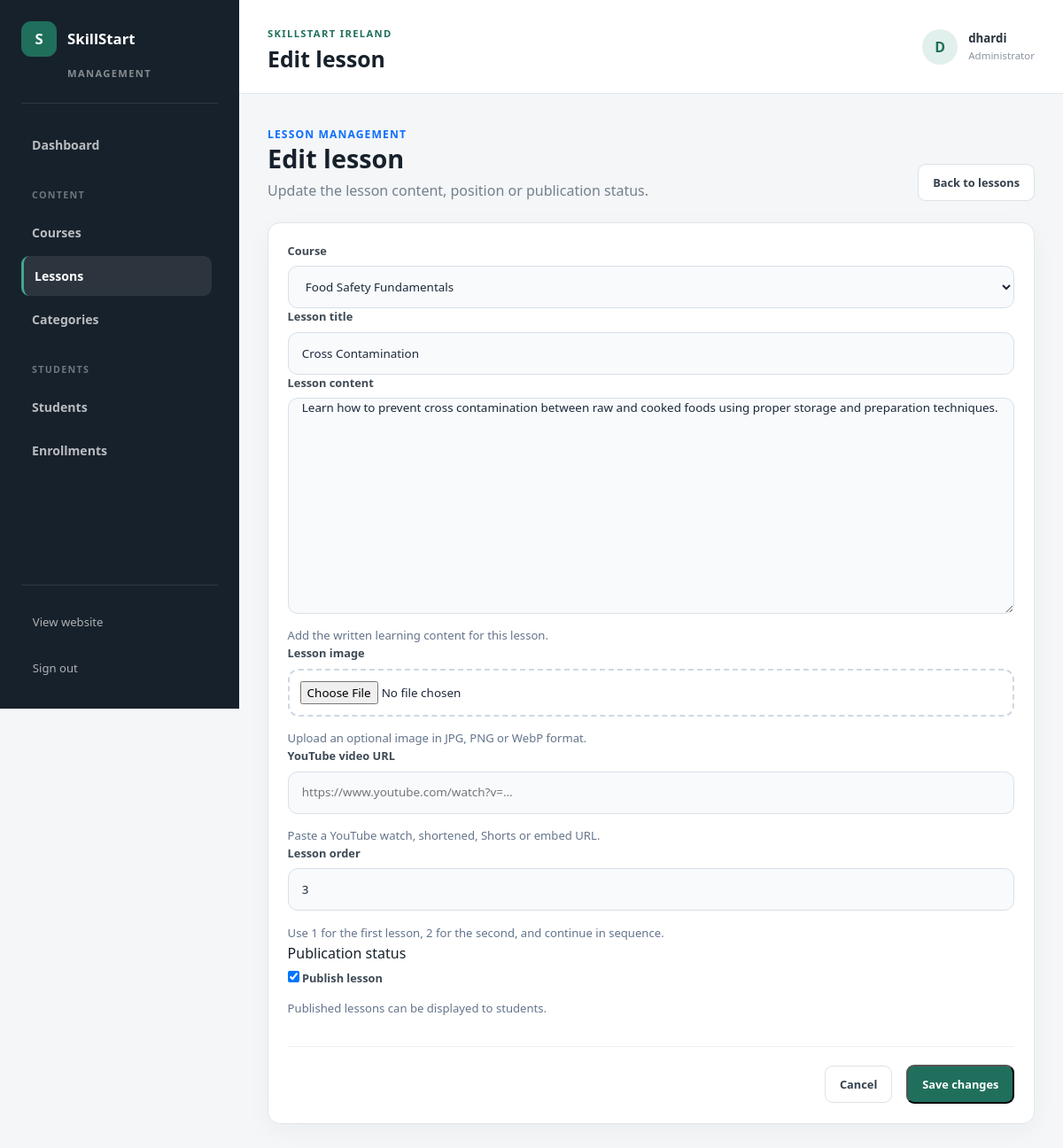
Screenshot of /management/lessons/6/edit/ (signed in) with the database file from the repository.
### courses/models.py (models this page shows, shortened)
class Lesson(models.Model):
    course = models.ForeignKey(
        Course,
        on_delete=models.CASCADE,
        related_name="lessons",
    )
    title = models.CharField(
        max_length=150,
    )
    content = models.TextField(
        blank=True,
    )
    image = models.ImageField(
        upload_to="lessons/images/",
        blank=True,
        null=True,
    )
    video_url = models.URLField(
        blank=True,
    )
    order = models.PositiveIntegerField(
        default=1,
    )
    is_published = models.BooleanField(
        default=False,
    )
    class Meta:
        ordering = ("order",)

### admin_dashboard/views.py (the view)
@staff_member_required
def lesson_update(request, lesson_id):
    lesson = get_object_or_404(
        Lesson.objects.select_related(
            "course",
            "course__category",
        ),
        id=lesson_id,
    )
    if request.method == "POST":
        form = LessonForm(
            request.POST,
            request.FILES,
            instance=lesson,
        )
        if form.is_valid():
            lesson = form.save()
            messages.success(
                request,
                (
                    f'The lesson "{lesson.title}" '
                    "has been updated successfully."
                ),
            )
            return redirect(
                "admin_dashboard:lesson_list",
            )
    else:
        form = LessonForm(
            instance=lesson,
        )
    context = {
        "form": form,
        "page_heading": "Edit lesson",
        "page_description": (
            "Update the lesson content, position "
            "or publication status."
        ),
        "submit_text": "Save changes",
        "lesson": lesson,
    }
    return render(
        request,
        "admin_dashboard/lesson_form.html",
        context,
    )

### courses/models.py (called while the page is built)
    def __str__(self):
        return self.title

### admin_dashboard/templates/admin_dashboard/lesson_form.html (shortened to what this page needs)
{% extends "admin_dashboard/base_admin.html" %}
{% block page_title %}
    {{ page_heading }}
{% endblock %}
{% block management_content %}
<section class="management-form-section">
    <div class="management-page-heading">
        <div>
            <span class="management-page-eyebrow">
                Lesson Management
            </span>
            <h2>
                {{ page_heading }}
            </h2>
            <p>
                {% if page_description %}
                    {{ page_description }}
                {% else %}
                    Add the lesson information, learning content,
                    image and optional YouTube video.
                {% endif %}
            </p>
        </div>
        <a
            href="{% url 'admin_dashboard:lesson_list' %}"
            class="management-secondary-button"
        >
            Back to lessons
        </a>
    </div>
    <div class="management-form-card">
        <form
            method="post"
            enctype="multipart/form-data"
            class="management-main-form"
            novalidate
        >
            <div class="management-form-grid">
                <div class="management-form-group management-form-group-full">
                    <label for="{{ form.course.id_for_label }}">
                        {{ form.course.label }}
                    </label>
                    {{ form.course }}
                </div>
                <div class="management-form-group management-form-group-full">
                    <label for="{{ form.title.id_for_label }}">
                        {{ form.title.label }}
                    </label>
                    {{ form.title }}
                </div>
                <div class="management-form-group management-form-group-full">
                    <label for="{{ form.content.id_for_label }}">
                        {{ form.content.label }}
                    </label>
                    {{ form.content }}
                    <p class="management-form-help">
                        Add the written learning content for this lesson.
                    </p>
                </div>
                <div class="management-form-group management-form-group-full">
                    <label for="{{ form.image.id_for_label }}">
                        {{ form.image.label }}
                    </label>
                    {{ form.image }}
                    <p class="management-form-help">
                        Upload an optional image in JPG, PNG or WebP format.
                    </p>
                </div>
                <div class="management-form-group management-form-group-full">
                    <label for="{{ form.video_url.id_for_label }}">
                        {{ form.video_url.label }}
                    </label>
                    {{ form.video_url }}
                    <p class="management-form-help">
                        Paste a YouTube watch, shortened, Shorts or embed URL.
                    </p>
                </div>
                <div class="management-form-group">
                    <label for="{{ form.order.id_for_label }}">
                        {{ form.order.label }}
                    </label>
                    {{ form.order }}
                    <p class="management-form-help">
                        Use 1 for the first lesson, 2 for the second,
                        and continue in sequence.
                    </p>
                </div>
                <div class="management-form-group">
                    <span class="management-form-label">
                        Publication status
                    </span>
                    <label
                        for="{{ form.is_published.id_for_label }}"
                        class="management-checkbox-field"
                    >
                        {{ form.is_published }}
                        <span>
                            {{ form.is_published.label }}
                        </span>
                    </label>
                    <p class="management-form-help">
                        Published lessons can be displayed to students.
                    </p>
                </div>
            </div>
            <div class="management-form-actions">
                <a
                    href="{% url 'admin_dashboard:lesson_list' %}"
                    class="management-secondary-button"
                >
                    Cancel
                </a>
                <button
                    type="submit"
                    class="management-primary-button"
                >
                    {{ submit_text }}
                </button>
            </div>
        </form>
    </div>
</section>
{% endblock %}

### admin_dashboard/templates/admin_dashboard/base_admin.html (shortened to what this page needs)
{% load static %}
<!DOCTYPE html>
<html lang="en">
<head>
    <link
        href="https://cdn.jsdelivr.net/npm/bootstrap@5.3.3/dist/css/bootstrap.min.css"
        rel="stylesheet"
    >
    <link
        rel="stylesheet"
        href="{% static 'core/css/style.css' %}"
    >
</head>
<body class="management-body">
    <div class="management-layout">
        <aside class="management-sidebar">
            <div class="management-sidebar-header">
                <a
                    href="{% url 'admin_dashboard:dashboard' %}"
                    class="management-brand"
                >
                    <span class="management-brand-icon">
                        S
                    </span>
                    <span>
                        SkillStart
                    </span>
                </a>
                <span class="management-brand-label">
                    Management
                </span>
            </div>
            <nav class="management-navigation">
                <a
                    href="{% url 'admin_dashboard:dashboard' %}"
                    class="
                        management-navigation-link
                    "
                >
                    Dashboard
                </a>
                <span class="management-navigation-title">
                    Content
                </span>
                <a
                    href="{% url 'admin_dashboard:course_list' %}"
                    class="
                        management-navigation-link
                    "
                >
                    Courses
                </a>
                <a
                    href="{% url 'admin_dashboard:lesson_list' %}"
                    class="
                        management-navigation-link
                        {% if request.resolver_match.url_name == 'lesson_list' or request.resolver_match.url_name == 'lesson_create' or request.resolver_match.url_name == 'lesson_update' or request.resolver_match.url_name == 'lesson_delete' %}
                            active
                        {% endif %}
                    "
                >
                    Lessons
                </a>
                <a
                    href="#"
                    class="management-navigation-link"
                >
                    Categories
                </a>
                <span class="management-navigation-title">
                    Students
                </span>
                <a
                    href="{% url 'admin_dashboard:student_list' %}"
                    class="
                        management-navigation-link
                    "
                >
                    Students
                </a>
                <a
                    href="{% url 'admin_dashboard:enrollment_list' %}"
                    class="
                        management-navigation-link
                    "
                >
                    Enrollments
                </a>
            </nav>
            <div class="management-sidebar-footer">
                <a
                    href="{% url 'home' %}"
                    class="management-site-link"
                >
                    View website
                </a>
                <form
                    method="post"
                    action="{% url 'accounts:logout' %}"
                >
                    <button
                        type="submit"
                        class="management-logout-button"
                    >
                        Sign out
                    </button>
                </form>
            </div>
        </aside>
        <main class="management-main">
            <header class="management-header">
                <div>
                    <span class="management-header-label">
                        SkillStart Ireland
                    </span>
                    <h1>
                        {% block page_title %}{% endblock %}
                    </h1>
                </div>
                <div class="management-user">
                    <div class="management-user-avatar">
                        {{ request.user.username|first|upper }}
                    </div>
                    <div>
                        <strong>
                            {{ request.user.get_full_name|default:request.user.username }}
                        </strong>
                        <span>
                            Administrator
                        </span>
                    </div>
                </div>
            </header>
            <div class="management-content">
                {% block management_content %}
                {% endblock %}
            </div>
        </main>
    </div>
</body>
</html>

### rows the page displays
Lesson: course "Food Safety Fundamentals", title "Cross Contamination", content "Learn how to prevent cross contamination between raw and cooked foods using proper storage and preparation techniques.", order "3", is_published "☑"

### other values shown
{{ page_heading }} "Edit lesson"
{{ request.user.username|first|upper }} "D"
{{ request.user.get_full_name|default:request.user.username }} "dhardi"
{{ page_description }} "Update the lesson content, position or publication status."
{{ submit_text }} "Save changes"
